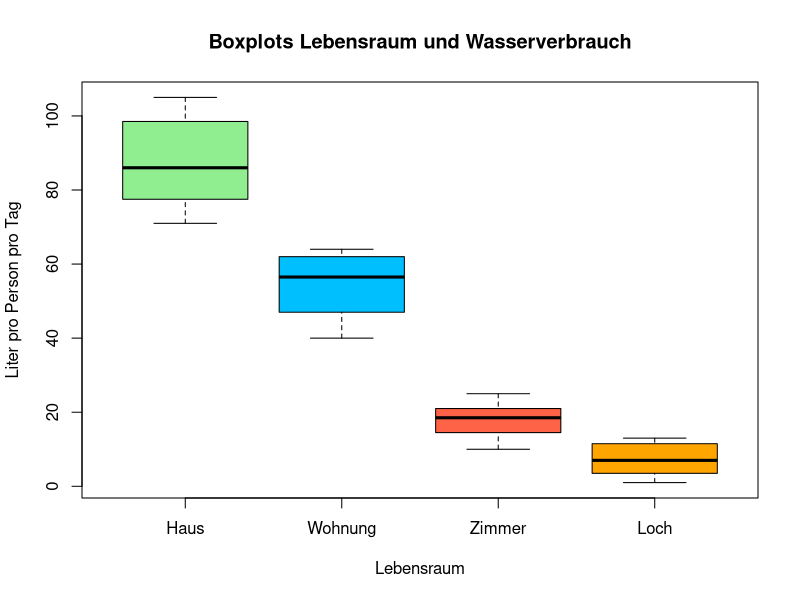
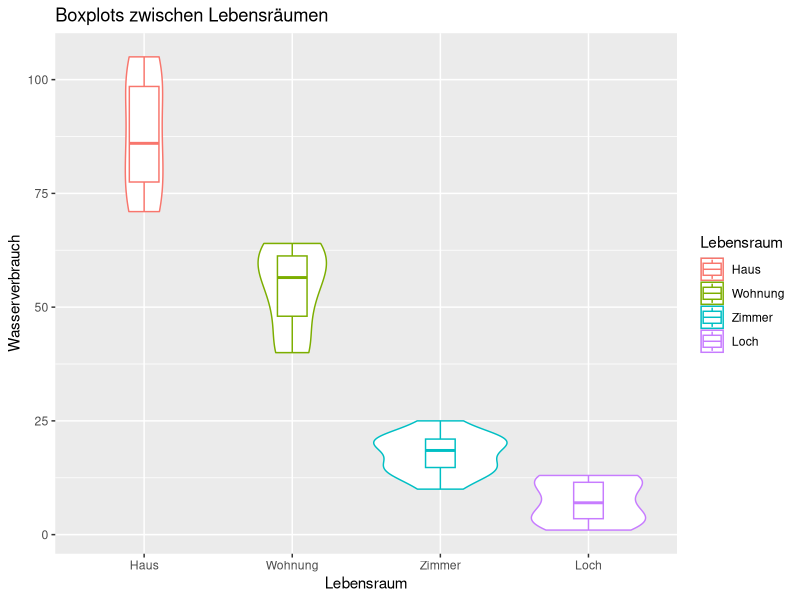

The R script that drew these images, in order:
## ---- chunk 1
library(readxl)
uebung14 <- read_excel("uebung14.xlsx")
uebung14$Lebensraum <- uebung14$Lebenraum
uebung14
## ---- chunk 2
library(dplyr)

uebung14 %>%

group_by(Lebensraum) %>%

summarize(Anzahl = n(), Mittelwert = mean(Wasserverbrauch), Median = median(Wasserverbrauch), Standardabweichung = sd(Wasserverbrauch)) %>%
mutate_if(is.numeric, round, 2)
## ---- chunk 3
# library(dplyr)-> Deskriptive Statistiken
uebung14 %>%
group_by(Lebensraum) %>% # Spilten auf die Wohnraumarten
  summarize(Anzahl = n(),  Median = median(Wasserverbrauch)) %>% #Anzahl und der Median 
  mutate_if(is.numeric, round, 2) # die Daten werden gerundet
## ---- chunk 4
# Die Reihenfolge kann geändert werden,  damit der Boxplot geordnet aussieht. 
uebung14$Lebensraum <- factor(uebung14$Lebensraum, levels=c("Haus", "Wohnung", "Zimmer", "Loch")) 
## ---- chunk 5
boxplot(uebung14$Wasserverbrauch ~ uebung14$Lebensraum, main = "Boxplots Lebensraum und Wasserverbrauch", ylab = "Liter pro Person pro Tag", xlab= "Lebensraum" , col = c("lightgreen", "deepskyblue","tomato","orange"))
## ---- chunk 6
library(ggplot2)

ggplot(uebung14, aes(x=Lebensraum, y=Wasserverbrauch, color=Lebensraum)) + 
geom_violin() + 
geom_boxplot(width=0.2) +
labs(x= "Lebensraum",y = "Wasserverbrauch", title="Boxplots zwischen Lebensräumen")
## ---- chunk 7
test <- kruskal.test(Wasserverbrauch ~ Lebensraum, data=uebung14)
test
## ---- chunk 8
PostHoc <- aov(Wasserverbrauch ~ Lebensraum, data=uebung14)
TukeyHSD(PostHoc)
## ---- chunk 9

Zstat<-qnorm(test$p.value/2) # Es wird durch zwei geteilt, weil die Hypothese ungerichtet ist.
sprintf("Z-Wert für den H-Test : %.2f", Zstat)


daten <- nrow(uebung14)
sprintf("Anzahl der Daten: %.f", daten)


eff <- abs(Zstat/sqrt(daten))
sprintf("Effektstärke: %.2f", eff)
## ---- chunk 10
anzahl <- nrow(uebung14)
chi <- test$statistic

w<- sqrt(chi /anzahl)
sprintf("Effektstärke mit w: %f",w)
